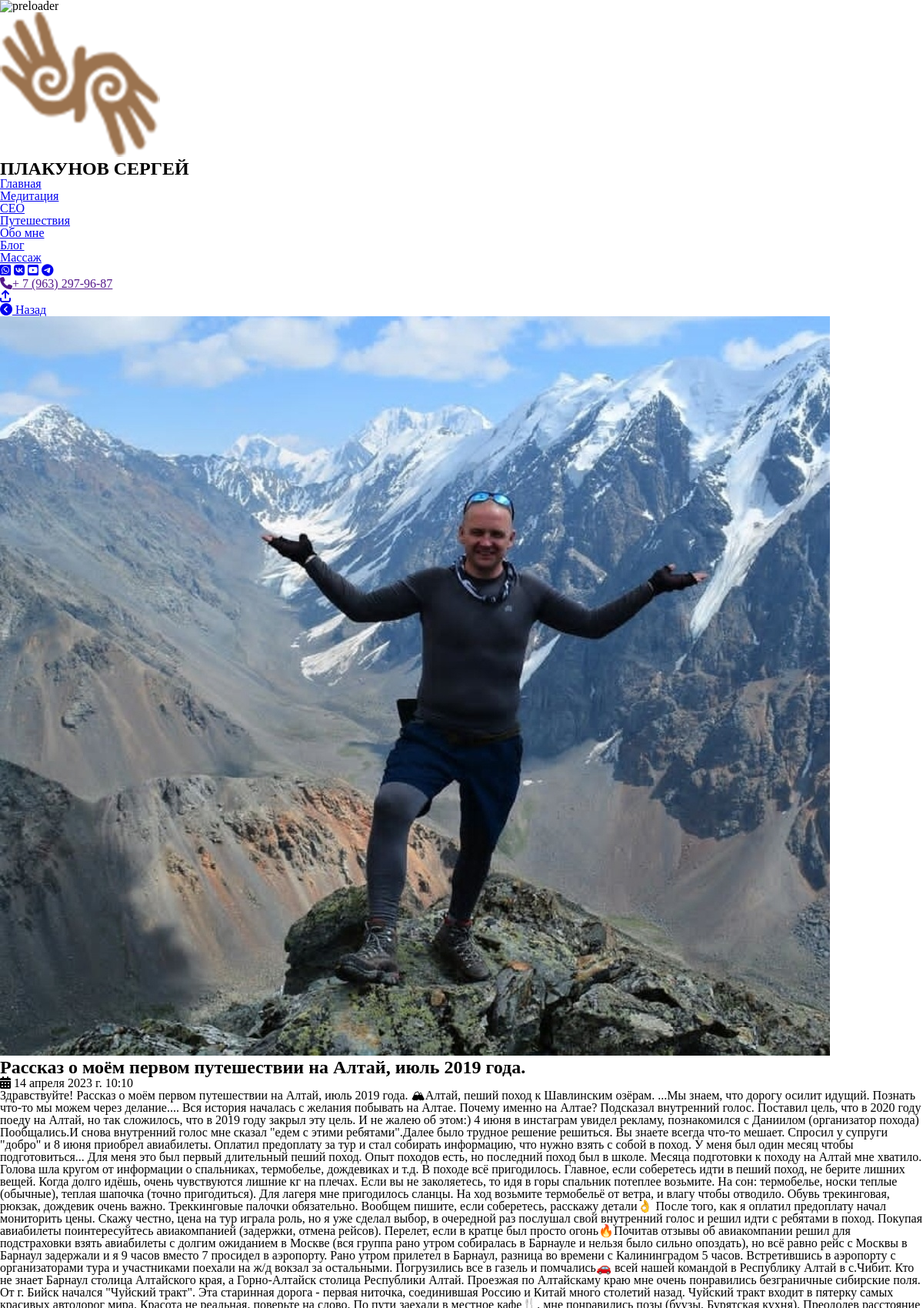
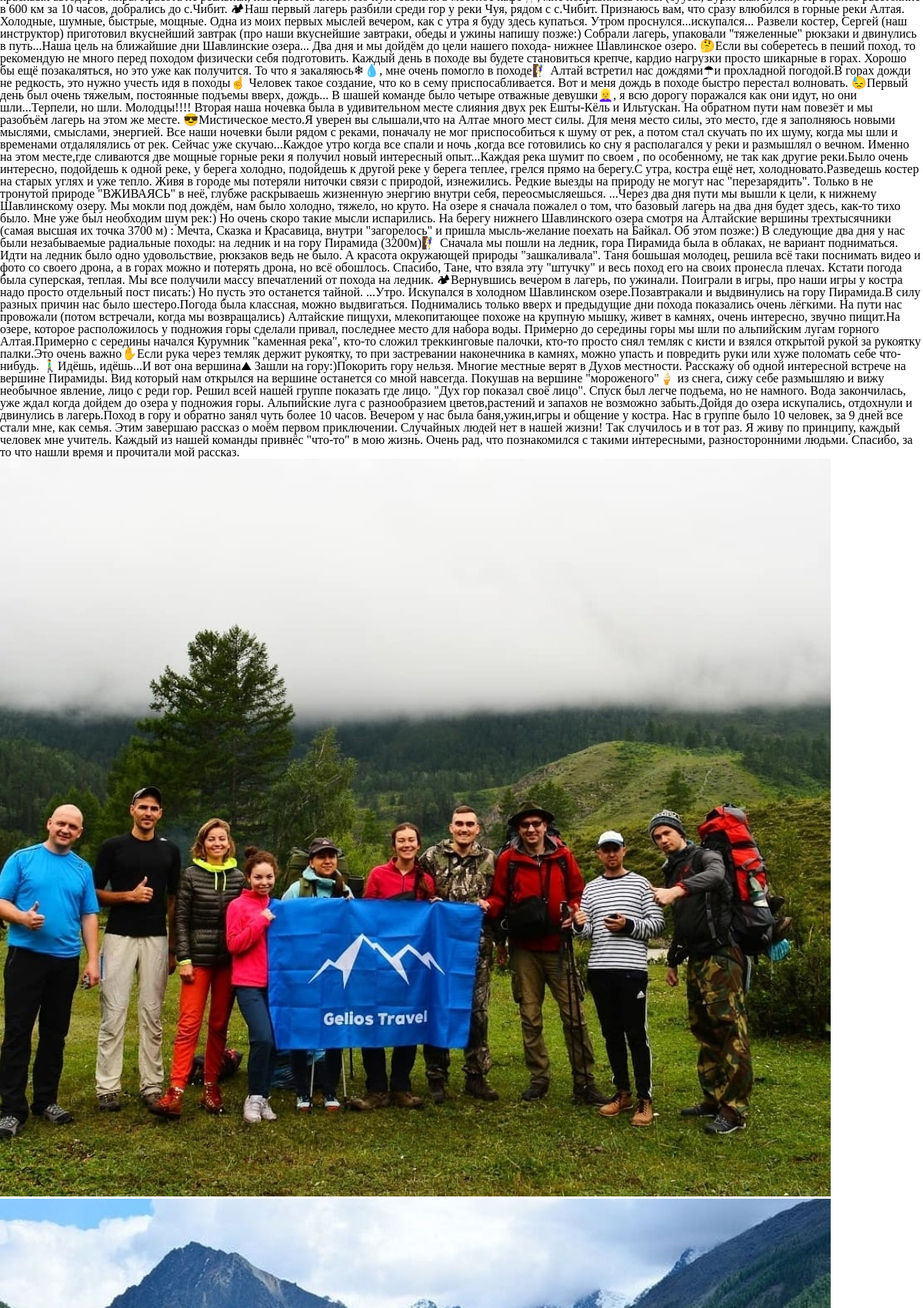
Screenshot of /Blog/2/ (upper part) with the database file from the repository (2 pictures, top to bottom).
### MyBlog/models.py (models this page shows)
class Post(models.Model):
    title = models.CharField(max_length=200, verbose_name="Заголовок")
    content = models.CharField(max_length=300, verbose_name="Краткое описание")
    content_big = models.TextField(null=True, blank=True, verbose_name="Описание")
    topic = models.ForeignKey('TopicPost', null=True, on_delete=models.PROTECT, verbose_name="Тема")
    published = models.DateTimeField(auto_now_add=True, db_index=True, verbose_name="Опубликовано")
    image = models.ImageField(upload_to='image/%Y', verbose_name="Изображение на зоголовок")
    class Meta:
        verbose_name_plural = "Посты"
        verbose_name = "Пост"
        ordering = ['-published']

class Photo_post(models.Model):
    images = models.ImageField(upload_to='image/post/%Y', verbose_name="Изображение для поста")
    post = models.ForeignKey(Post, null=True, on_delete=models.CASCADE, verbose_name="Пост")
    class Meta:
        verbose_name_plural = "Изоброжения для поста"
        verbose_name = "Изоброжения"
        ordering = ['post']

### MyBlog/views.py (the view)
# urls.py: path('<int:content_id>/', views.content_blog, name="content_blog"),
def content_blog(request, content_id):
    blog = Post.objects.get(id=content_id)
    image = Photo_post.objects.filter(post=content_id)
    return render(request, 'MyBlog/content_blog.html', {'blog': blog, 'image': image})

### MyBlog/models.py (called while the page is built)
    def __str__(self):
       return self.name

### MyBlog/templates/MyBlog/content_blog.html (shortened to what this page needs)
{% extends 'MyBlog/Blog.html' %}
{% load static %}
{% block content_Blog %}
    <a href="{% url "Blog" %}" class="next_content_blog"><i class="fa-solid fa-circle-chevron-left"></i> Назад </a>
    <div class="content_block_Blog">
        <div class="header_content">
            <img src="{{ blog.image.url }}" alt="">
            <h2>{{ blog.title }}</h2>
            <p><i class="fa-solid fa-calendar-days"></i> {{ blog.published }}</p>
        </div>
        <div class="body_content">
            <p>{{ blog.content_big }}</p>
            <div class="geleri">
                {% for imga in image %}
                    <span class="image__wrapper">
                        <img src="{{ imga.images.url }}" alt="" class="minimized">
                    </span>
                {% endfor %}
            </div>
        </div>
    </div>
{% endblock %}

### rows the page displays
Post: image (picture), title "Рассказ о моём первом путешествии на Алтай, июль 2019 года.", published "14 апреля 2023 г. 10:10", content_big "Здравствуйте! Рассказ о моём первом путешествии на Алтай, июль 2019 года. 🏔Алтай, пеший поход к Шавлинским озёрам. ...Мы знаем, что дорогу осилит идущий. Познать что-то мы можем через делание.... Вся история началась с желания побывать на Алтае. Почему именно на Алтае? Подсказал внутренний голос. Поставил цель, что в 2020 году поеду на Алтай, но так сложилось, что в 2019 году закрыл эту цель. И не жалею об этом:) 4 июня в инстаграм увидел рекламу, познакомился с Даниилом (организатор похода) Пообщались.И снова внутренний голос мне сказал \"едем с этими ребятами\".Далее было трудное решение решиться. Вы знаете всегда что-то мешает. Спросил у супруги \"добро\" и 8 июня приобрел авиабилеты.…"
Photo_post: images (picture)
Photo_post: images (picture)
